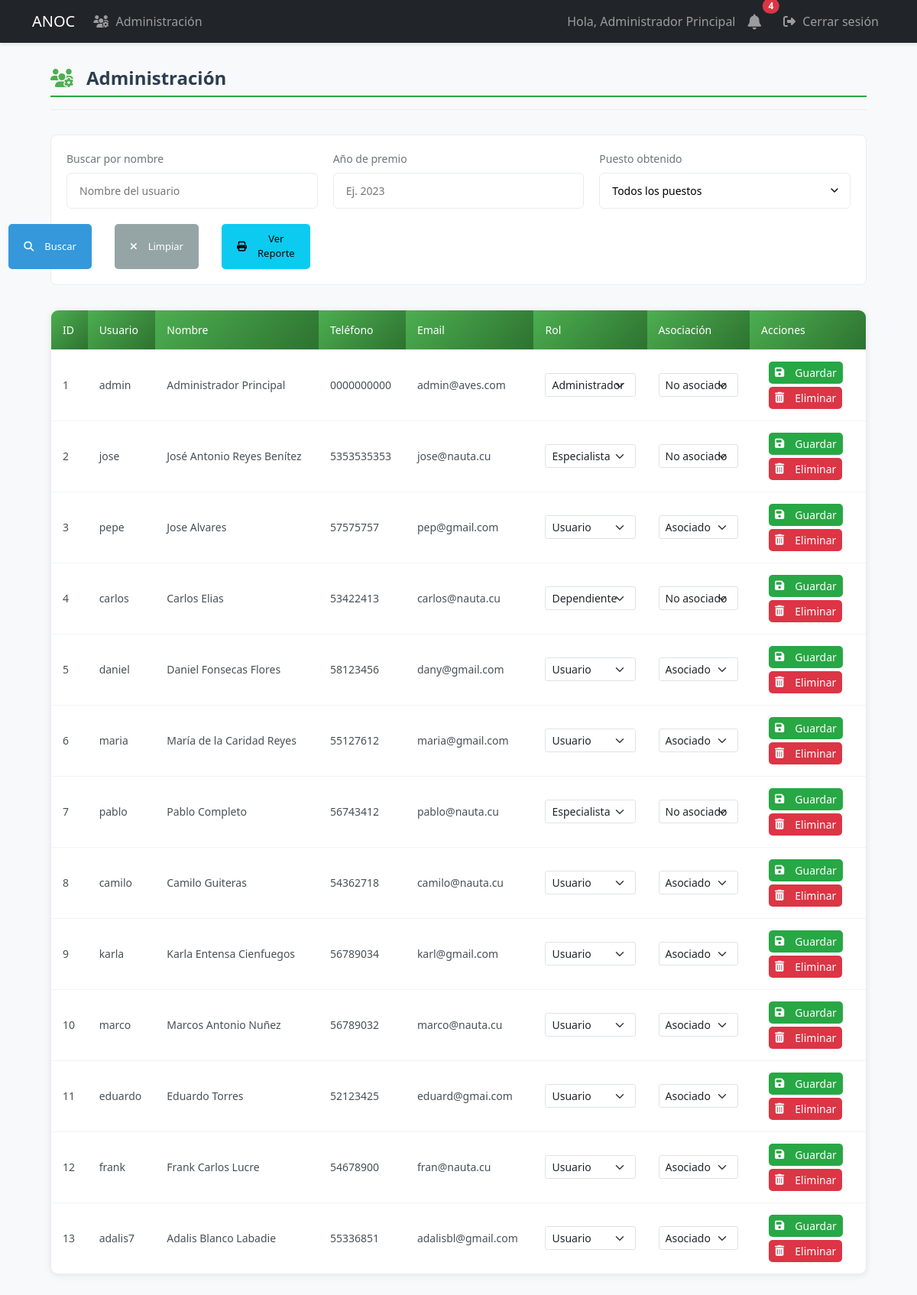
The app's page /admin/users (signed in) with its own data.
### models.py (models this page shows, shortened)
class User(UserMixin, db.Model):
    id = db.Column(db.Integer, primary_key=True)
    username = db.Column(db.String(80), unique=True, nullable=False, index=True)
    email = db.Column(db.String(120), unique=True, nullable=False, index=True)
    password_hash = db.Column(db.String(128))
    role = db.Column(db.String(20), default='user')  # 'admin', 'specialist', 'dependiente', 'user'
    is_associated = db.Column(db.Boolean, default=False, nullable=False)
    full_name = db.Column(db.String(100), nullable=False)
    phone = db.Column(db.String(20), nullable=False)
    profile_image = db.Column(db.String(255))  # Ruta de la imagen de perfil
    last_login = db.Column(db.DateTime)  # Fecha del último inicio de sesión
    is_active = db.Column(db.Boolean, default=True)  # Para manejar cuentas activas/inactivas
    address = db.Column(db.String(200))  # Nuevo campo para dirección
    birds = db.relationship('UserBirds', backref='user', lazy=True, cascade='all, delete-orphan')
    awards = db.relationship('Award', backref='user', lazy=True, cascade='all, delete-orphan')
    notifications = db.relationship('Notification', backref='user', lazy=True)

### app.py (the view, shortened to what this page needs)
@app.route('/admin/users')
@login_required
def admin_users():
    if current_user.role != 'admin':
        abort(403)
    search_name = request.args.get('name', '').strip()
    award_year = request.args.get('award_year', '').strip()
    award_position = request.args.get('award_position', '').strip()
    query = select(User).order_by(User.id)
    if search_name:
        query = query.where(User.full_name.ilike(f'%{search_name}%'))
    if award_position:
        position_subquery = select(Award.user_id).where(
            Award.position == award_position
        ).distinct()
        query = query.where(User.id.in_(position_subquery))
    users = db.session.execute(query).scalars()
    current_year = datetime.now().year
    return render_template('admin/users.html',
                         users=users,
                         search_name=search_name,
                         award_year=award_year,
                         award_position=award_position,
                         current_year=current_year)

### app.py (called while the page is built)
@login_manager.user_loader
def load_user(user_id):
    return db.session.get(User, int(user_id))

### templates/admin/users.html (shortened to what this page needs)
{% extends "base.html" %}
{% block content %}
<div class="users-container">
    <div class="users-header">
        <h2><i class="fas fa-users-cog"></i> Administración</h2>
    </div>
    <div class="filter-section">
        <form method="GET" action="{{ url_for('admin_users') }}" class="filter-form">
            <div class="filter-grid">
                <div class="filter-group">
                    <label for="name" class="filter-label">Buscar por nombre</label>
                    <input type="text" class="filter-input" id="name" name="name"
                           value="{{ search_name }}" placeholder="Nombre del usuario">
                </div>
                <div class="filter-group">
                    <label for="award_year" class="filter-label">Año de premio</label>
                    <input type="number" class="filter-input" id="award_year" name="award_year"
                           value="{{ award_year }}" placeholder="Ej. 2023" min="2000" max="{{ current_year }}">
                </div>
                <div class="filter-group">
                    <label for="award_position" class="filter-label">Puesto obtenido</label>
                    <select class="filter-input filter-select" id="award_position" name="award_position">
                        <option value="">Todos los puestos</option>
                    </select>
                </div>
                <div class="filter-actions">
                    <button type="submit" class="btn btn-primary">
                        <i class="fas fa-search"></i> Buscar
                    </button>
                    <a href="{{ url_for('admin_users') }}" class="btn btn-secondary">
                        <i class="fas fa-times"></i> Limpiar
                    </a>
                    <a href="{{ url_for('associates_report_view') }}" class="btn btn-info" target="_blank">
                        <i class="fas fa-print"></i> Ver Reporte
                    </a>
                </div>
            </div>
        </form>
    </div>
    <div class="users-table-container">
        <table class="users-table">
            <thead>
                <tr>
                    <th>ID</th>
                    <th>Usuario</th>
                    <th>Nombre</th>
                    <th>Teléfono</th>
                    <th>Email</th>
                    <th>Rol</th>
                    <th>Asociación</th>
                    <th>Acciones</th>
                </tr>
            </thead>
            <tbody>
                {% if users %}
                    {% for user in users %}
                    <tr class="clickable-row" data-href="{{ url_for('user_details', user_id=user.id) }}">
                        <td>{{ user.id }}</td>
                        <td>{{ user.username }}</td>
                        <td>{{ user.full_name }}</td>
                        <td>{{ user.phone }}</td>
                        <td>{{ user.email }}</td>
                        <td>
                            <form method="POST" action="{{ url_for('assign_role', user_id=user.id) }}" class="role-form">
                                <select name="role" class="form-select form-select-sm">
                                    <option value="user" {% if user.role == 'user' %}selected{% endif %}>Usuario</option>
                                    <option value="specialist" {% if user.role == 'specialist' %}selected{% endif %}>Especialista</option>
                                    <option value="dependiente" {% if user.role == 'dependiente' %}selected{% endif %}>Dependiente</option>
                                    <option value="admin" {% if user.role == 'admin' %}selected{% endif %}>Administrador</option>
                                </select>
                        </td>
                        <td>
                                <select name="is_associated" class="form-select form-select-sm">
                                    <option value="true" {% if user.is_associated %}selected{% endif %}>Asociado</option>
                                    <option value="false" {% if not user.is_associated %}selected{% endif %}>No asociado</option>
                                </select>
                        </td>
                        <td class="actions-column">
                            <div class="action-buttons">
                                <button type="submit" class="btn btn-sm btn-success">
                                    <i class="fas fa-save"></i> Guardar
                                </button>
                            </div>
                            <div class="action-buttons mt-1">
                                <form method="POST" action="{{ url_for('delete_user', user_id=user.id) }}"
                                      onsubmit="return confirm('¿Está seguro que desea eliminar este usuario permanentemente?');"
                                      class="d-inline">
                                    <button type="submit" class="btn btn-sm btn-danger">
                                        <i class="fas fa-trash-alt"></i> Eliminar
                                    </button>
                                </form>
                            </div>
                        </td>
                    </tr>
                    {% endfor %}
                {% endif %}
            </tbody>
        </table>
    </div>
</div>
{% endblock %}

### templates/base.html (shortened to what this page needs)
<!DOCTYPE html>
<html lang="es">
<head>
    <link href="https://cdn.jsdelivr.net/npm/bootstrap@5.3.0/dist/css/bootstrap.min.css" rel="stylesheet">
    <link href="https://cdnjs.cloudflare.com/ajax/libs/font-awesome/6.4.0/css/all.min.css" rel="stylesheet">
    <link rel="stylesheet" href="{{ url_for('static', filename='css/styles.css') }}">
</head>
<body>
    <nav class="navbar navbar-expand-lg navbar-dark bg-dark">
        <div class="container">
            <a class="navbar-brand" href="{{ url_for('dashboard') }}">ANOC</a>
            <div class="collapse navbar-collapse" id="navbarNav">
                <ul class="navbar-nav me-auto">
                    {% if current_user.is_authenticated and current_user.role == 'admin' %}
                        <li class="nav-item">
                            <a class="nav-link" href="{{ url_for('admin_users') }}">
                                <i class="fas fa-users-cog"></i> Administración
                            </a>
                        </li>
                    {% endif %}
                </ul>
                <ul class="navbar-nav">
                    {% if current_user.is_authenticated %}
                        <li class="nav-item">
                            <span class="nav-link">Hola, {{ current_user.full_name }}</span>
                        </li>
                        <li class="nav-item position-relative me-2">
                            <a class="nav-link" href="{{ url_for('notifications') }}">
                                <i class="fas fa-bell fa-lg"></i>
                                {% if current_user.is_authenticated %}
                                    {% set unread_count = get_unread_notifications_count(current_user.id) %}
                                    {% if unread_count > 0 %}
                                        <span class="position-absolute top-0 start-100 translate-middle badge rounded-pill bg-danger">
                                            {{ unread_count }}
                                        </span>
                                    {% endif %}
                                {% endif %}
                            </a>
                        </li>
                        <li class="nav-item">
                            <a class="nav-link" href="{{ url_for('logout') }}">
                                <i class="fas fa-sign-out-alt"></i> Cerrar sesión
                            </a>
                        </li>
                    {% else %}
                        <li class="nav-item">
                            <a class="nav-link" href="{{ url_for('login') }}">
                                <i class="fas fa-sign-in-alt"></i> Iniciar sesión
                            </a>
                        </li>
                    {% endif %}
                </ul>
            </div>
        </div>
    </nav>
    <div class="container mt-4">
        {% block content %}{% endblock %}
    </div>
</body>
</html>

### static/css/styles.css (style rules this page uses)
.navbar { box-shadow: 0 2px 4px rgba(0,0,0,0.1); }
.btn { margin: 2px; }
:root { --primary-color: #2c3e50; --secondary-color: #4CAF50; --light-gray: #f8f9fa; --medium-gray: #e9ecef; --dark-gray: #6c757d; --text-color: #495057; --white: #ffffff; }
.users-container { max-width: 1400px; margin: 2rem auto; padding: 0 1.5rem; }
.users-header { margin-bottom: 2rem; padding-bottom: 1rem; border-bottom: 1px solid var(--medium-gray); }
.users-header h2 { color: var(--primary-color); font-weight: 600; font-size: 1.5rem; margin: 0; display: flex; align-items: center; gap: 0.75rem; }
.users-header h2 i { color: var(--secondary-color); }
.filter-section { background: var(--white); border-radius: 0.5rem; padding: 1.25rem; margin-bottom: 2rem; border: 1px solid var(--medium-gray); }
.filter-grid { display: grid; grid-template-columns: repeat(auto-fit, minmax(250px, 1fr)); gap: 1.25rem; align-items: end; }
.filter-group { margin-bottom: 0; }
.filter-label { display: block; margin-bottom: 0.5rem; color: var(--dark-gray); font-size: 0.875rem; font-weight: 500; }
.filter-input { width: 100%; padding: 0.75rem 1rem; border: 1px solid var(--medium-gray); border-radius: 0.375rem; background-color: var(--white); font-size: 0.875rem; }
.filter-select { appearance: none; background-position: right 0.75rem center; background-repeat: no-repeat; background-size: 1rem; }
.filter-actions { display: flex; gap: 0.75rem; justify-content: flex-end; }
.users-table-container { background: var(--white); border-radius: 0.5rem; border: 1px solid var(--medium-gray); overflow: hidden; }
.users-table { width: 100%; border-collapse: collapse; font-size: 0.875rem; }
.users-table th { background-color: var(--light-gray); color: var(--primary-color); padding: 1rem 1.25rem; text-align: left; font-weight: 600; border-bottom: 1px solid var(--medium-gray); }
.users-table td { padding: 1rem 1.25rem; border-bottom: 1px solid var(--medium-gray); vertical-align: middle; color: var(--text-color); }
.users-table tr:last-child td { border-bottom: none; }
.action-buttons { display: flex; gap: 0.5rem; }
.btn { padding: 0.5rem 0.75rem; border-radius: 0.25rem; font-size: 0.8125rem; font-weight: 500; cursor: pointer; border: none; display: inline-flex; align-items: center; gap: 0.375rem; }
.btn-sm { padding: 0.375rem 0.75rem; }
.btn-primary { background-color: var(--secondary-color); color: var(--white); }
.btn-secondary { background-color: var(--medium-gray); color: var(--text-color); }
.filter-actions { display: flex; gap: 10px; }
.users-table-container { background-color: #fff; border-radius: 10px; box-shadow: 0 2px 10px rgba(0, 0, 0, 0.08); overflow: hidden; }
.users-table { width: 100%; border-collapse: collapse; }
.users-table th { background: linear-gradient(135deg, #4CAF50 0%, #2d7230 100%); color: white; padding: 15px; font-weight: 500; text-align: left; }
.users-table td { padding: 15px; border-bottom: 1px solid #f1f3f5; vertical-align: middle; }
.actions-column { background-color: white !important; }
.action-buttons { display: flex; gap: 5px; }
.role-form { display: contents; }
.form-select-sm { padding: 0.25rem 0.5rem; font-size: 0.875rem; line-height: 1.5; border-radius: 0.2rem; }
.btn { display: inline-flex; align-items: center; padding: 10px 20px; margin: 0 10px; border-radius: 5px; font-weight: 500; cursor: pointer; }
.btn i { margin-right: 8px; }
.btn-primary { background-color: #3498db; color: white; border: none; }
.btn-secondary { background-color: #95a5a6; color: white; border: none; }
:root { --primary-green: #28a745; --light-green: #d4edda; --dark-green: #218838; --soft-green: #e8f5e9; --text-dark: #343a40; --text-muted: #6c757d; }
body { background-color: #f8f9fa; color: var(--text-dark); }
h2 { color: var(--primary-green); font-weight: 600; border-bottom: 2px solid var(--primary-green); padding-bottom: 8px; display: inline-block; }
.btn-success { background-color: var(--primary-green); border-color: var(--primary-green); }
.fas { margin-right: 5px; }

### templates/admin/users.html (style rules this page uses)
.action-buttons { display: flex; gap: 5px; }
.role-form { display: contents; }
.btn-sm { padding: 0.25rem 0.5rem; font-size: 0.875rem; }
.mt-1 { margin-top: 0.25rem; }

### records on screen
User: full_name "Administrador Principal", id "1", username "admin", phone "0000000000", email "admin@aves.com", role "Administrador", is_associated "No asociado"
User: id "2", username "jose", full_name "José Antonio Reyes Benítez", phone "5353535353", email "jose@nauta.cu", role "Especialista", is_associated "No asociado"
User: id "3", username "pepe", full_name "Jose Alvares", phone "57575757", email "pep@gmail.com", role "Usuario", is_associated "Asociado"
User: id "4", username "carlos", full_name "Carlos Elias", phone "53422413", email "carlos@nauta.cu", role "Dependiente", is_associated "No asociado"
User: id "5", username "daniel", full_name "Daniel Fonsecas Flores", phone "58123456", email "dany@gmail.com", role "Usuario", is_associated "Asociado"
User: id "6", username "maria", full_name "María de la Caridad Reyes", phone "55127612", email "maria@gmail.com", role "Usuario", is_associated "Asociado"
User: id "7", username "pablo", full_name "Pablo Completo", phone "56743412", email "pablo@nauta.cu", role "Especialista", is_associated "No asociado"
User: id "8", username "camilo", full_name "Camilo Guiteras", phone "54362718", email "camilo@nauta.cu", role "Usuario", is_associated "Asociado"
User: id "9", username "karla", full_name "Karla Entensa Cienfuegos", phone "56789034", email "karl@gmail.com", role "Usuario", is_associated "Asociado"
User: id "10", username "marco", full_name "Marcos Antonio Nuñez", phone "56789032", email "marco@nauta.cu", role "Usuario", is_associated "Asociado"
User: id "11", username "eduardo", full_name "Eduardo Torres", phone "52123425", email "eduard@gmai.com", role "Usuario", is_associated "Asociado"
User: id "12", username "frank", full_name "Frank Carlos Lucre", phone "54678900", email "fran@nauta.cu", role "Usuario", is_associated "Asociado"
User: id "13", username "adalis7", full_name "Adalis Blanco Labadie", phone "55336851", email "adalisbl@gmail.com", role "Usuario", is_associated "Asociado"

### other values on screen
{{ unread_count }} "4"
